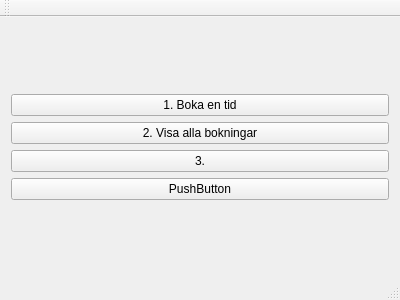
<?xml version="1.0" encoding="UTF-8"?>
<ui version="4.0">
 <class>MainWindow</class>
 <widget class="QMainWindow" name="MainWindow">
  <property name="geometry">
   <rect>
    <x>0</x>
    <y>0</y>
    <width>400</width>
    <height>300</height>
   </rect>
  </property>
  <property name="windowTitle">
   <string>MainWindow</string>
  </property>
  <widget class="QWidget" name="centralWidget">
   <layout class="QVBoxLayout" name="verticalLayout_2">
    <item>
     <layout class="QVBoxLayout" name="verticalLayout">
      <item>
       <widget class="QPushButton" name="bookTime">
        <property name="text">
         <string>1. Boka en tid</string>
        </property>
       </widget>
      </item>
      <item>
       <widget class="QPushButton" name="pushButton_2">
        <property name="text">
         <string>2. Visa alla bokningar</string>
        </property>
       </widget>
      </item>
      <item>
       <widget class="QPushButton" name="pushButton_3">
        <property name="text">
         <string>3.</string>
        </property>
       </widget>
      </item>
      <item>
       <widget class="QPushButton" name="pushButton_4">
        <property name="text">
         <string>PushButton</string>
        </property>
       </widget>
      </item>
     </layout>
    </item>
   </layout>
  </widget>
  <widget class="QMenuBar" name="menuBar">
   <property name="geometry">
    <rect>
     <x>0</x>
     <y>0</y>
     <width>400</width>
     <height>21</height>
    </rect>
   </property>
  </widget>
  <widget class="QToolBar" name="mainToolBar">
   <attribute name="toolBarArea">
    <enum>TopToolBarArea</enum>
   </attribute>
   <attribute name="toolBarBreak">
    <bool>false</bool>
   </attribute>
  </widget>
  <widget class="QStatusBar" name="statusBar"/>
 </widget>
 <layoutdefault spacing="6" margin="11"/>
 <resources/>
 <connections/>
</ui>
